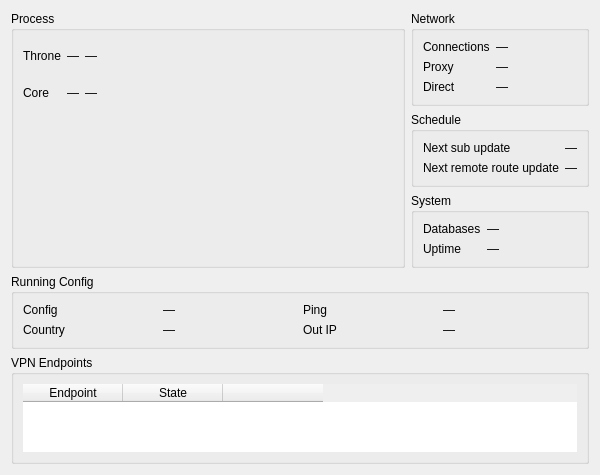
<?xml version="1.0" encoding="UTF-8"?>
<ui version="4.0">
 <class>DialogRuntimeStats</class>
 <widget class="QDialog" name="DialogRuntimeStats">
  <property name="geometry">
   <rect>
    <x>0</x>
    <y>0</y>
    <width>600</width>
    <height>470</height>
   </rect>
  </property>
  <property name="windowTitle">
   <string>Runtime Statistics</string>
  </property>
  <layout class="QGridLayout" name="rootGrid">
   <item row="0" column="0" rowspan="3">
    <widget class="QGroupBox" name="groupProcess">
     <property name="title">
      <string>Process</string>
     </property>
     <layout class="QVBoxLayout" name="processLayout">
      <item>
       <layout class="QGridLayout" name="tableGrid">
        <item row="0" column="0">
         <widget class="QLabel" name="labelThroneName">
          <property name="text">
           <string notr="true">Throne</string>
          </property>
         </widget>
        </item>
        <item row="0" column="1">
         <widget class="QLabel" name="vThroneCpu">
          <property name="text">
           <string notr="true">—</string>
          </property>
          <property name="alignment">
           <set>Qt::AlignmentFlag::AlignRight|Qt::AlignmentFlag::AlignTrailing|Qt::AlignmentFlag::AlignVCenter</set>
          </property>
         </widget>
        </item>
        <item row="0" column="2">
         <widget class="QLabel" name="vThroneRam">
          <property name="text">
           <string notr="true">—</string>
          </property>
          <property name="alignment">
           <set>Qt::AlignmentFlag::AlignRight|Qt::AlignmentFlag::AlignTrailing|Qt::AlignmentFlag::AlignVCenter</set>
          </property>
         </widget>
        </item>
        <item row="1" column="0">
         <widget class="QLabel" name="labelCoreName">
          <property name="text">
           <string>Core</string>
          </property>
         </widget>
        </item>
        <item row="1" column="1">
         <widget class="QLabel" name="vCoreCpu">
          <property name="text">
           <string notr="true">—</string>
          </property>
          <property name="alignment">
           <set>Qt::AlignmentFlag::AlignRight|Qt::AlignmentFlag::AlignTrailing|Qt::AlignmentFlag::AlignVCenter</set>
          </property>
         </widget>
        </item>
        <item row="1" column="2">
         <widget class="QLabel" name="vCoreRam">
          <property name="text">
           <string notr="true">—</string>
          </property>
          <property name="alignment">
           <set>Qt::AlignmentFlag::AlignRight|Qt::AlignmentFlag::AlignTrailing|Qt::AlignmentFlag::AlignVCenter</set>
          </property>
         </widget>
        </item>
        <item row="0" column="3" rowspan="2">
         <spacer name="tableSpacer">
          <property name="orientation">
           <enum>Qt::Orientation::Horizontal</enum>
          </property>
          <property name="sizeHint" stdset="0">
           <size>
            <width>12</width>
            <height>0</height>
           </size>
          </property>
         </spacer>
        </item>
       </layout>
      </item>
      <item>
       <widget class="MiniChartWidget" name="cpuChart" native="true"/>
      </item>
      <item>
       <widget class="MiniChartWidget" name="ramChart" native="true"/>
      </item>
     </layout>
    </widget>
   </item>
   <item row="0" column="1">
    <widget class="QGroupBox" name="groupNetwork">
     <property name="title">
      <string>Network</string>
     </property>
     <layout class="QFormLayout" name="formNetwork">
      <item row="0" column="0">
       <widget class="QLabel" name="labelConns">
        <property name="text">
         <string>Connections</string>
        </property>
       </widget>
      </item>
      <item row="0" column="1">
       <widget class="QLabel" name="vConns">
        <property name="text">
         <string notr="true">—</string>
        </property>
       </widget>
      </item>
      <item row="1" column="0">
       <widget class="QLabel" name="labelSpeedProxy">
        <property name="text">
         <string>Proxy</string>
        </property>
       </widget>
      </item>
      <item row="1" column="1">
       <widget class="QLabel" name="vSpeedProxy">
        <property name="text">
         <string notr="true">—</string>
        </property>
       </widget>
      </item>
      <item row="2" column="0">
       <widget class="QLabel" name="labelSpeedDirect">
        <property name="text">
         <string>Direct</string>
        </property>
       </widget>
      </item>
      <item row="2" column="1">
       <widget class="QLabel" name="vSpeedDirect">
        <property name="text">
         <string notr="true">—</string>
        </property>
       </widget>
      </item>
     </layout>
    </widget>
   </item>
   <item row="1" column="1">
    <widget class="QGroupBox" name="groupSchedule">
     <property name="title">
      <string>Schedule</string>
     </property>
     <layout class="QFormLayout" name="formSchedule">
      <item row="0" column="0">
       <widget class="QLabel" name="labelSubUpdate">
        <property name="text">
         <string>Next sub update</string>
        </property>
       </widget>
      </item>
      <item row="0" column="1">
       <widget class="QLabel" name="vSubUpdate">
        <property name="text">
         <string notr="true">—</string>
        </property>
       </widget>
      </item>
      <item row="1" column="0">
       <widget class="QLabel" name="labelRouteUpdate">
        <property name="text">
         <string>Next remote route update</string>
        </property>
       </widget>
      </item>
      <item row="1" column="1">
       <widget class="QLabel" name="vRouteUpdate">
        <property name="text">
         <string notr="true">—</string>
        </property>
       </widget>
      </item>
     </layout>
    </widget>
   </item>
   <item row="2" column="1">
    <widget class="QGroupBox" name="groupSystem">
     <property name="title">
      <string>System</string>
     </property>
     <layout class="QFormLayout" name="formSystem">
      <item row="0" column="0">
       <widget class="QLabel" name="labelDbSize">
        <property name="text">
         <string>Databases</string>
        </property>
       </widget>
      </item>
      <item row="0" column="1">
       <widget class="QLabel" name="vDbSize">
        <property name="text">
         <string notr="true">—</string>
        </property>
       </widget>
      </item>
      <item row="1" column="0">
       <widget class="QLabel" name="labelUptime">
        <property name="text">
         <string>Uptime</string>
        </property>
       </widget>
      </item>
      <item row="1" column="1">
       <widget class="QLabel" name="vUptime">
        <property name="text">
         <string notr="true">—</string>
        </property>
       </widget>
      </item>
     </layout>
    </widget>
   </item>
   <item row="3" column="0" colspan="2">
    <widget class="QGroupBox" name="groupRunning">
     <property name="title">
      <string>Running Config</string>
     </property>
     <layout class="QGridLayout" name="formRunning">
      <item row="3" column="1">
       <widget class="QLabel" name="vCountry">
        <property name="text">
         <string notr="true">—</string>
        </property>
       </widget>
      </item>
      <item row="3" column="0">
       <widget class="QLabel" name="labelCountry">
        <property name="text">
         <string>Country</string>
        </property>
       </widget>
      </item>
      <item row="2" column="1">
       <widget class="QLabel" name="vCfgName">
        <property name="text">
         <string notr="true">—</string>
        </property>
       </widget>
      </item>
      <item row="2" column="0">
       <widget class="QLabel" name="labelCfgName">
        <property name="text">
         <string>Config</string>
        </property>
       </widget>
      </item>
      <item row="3" column="2">
       <widget class="QLabel" name="labelOutIp">
        <property name="text">
         <string>Out IP</string>
        </property>
       </widget>
      </item>
      <item row="3" column="3">
       <widget class="QLabel" name="vOutIp">
        <property name="text">
         <string notr="true">—</string>
        </property>
        <property name="textInteractionFlags">
         <set>Qt::TextInteractionFlag::TextSelectableByMouse</set>
        </property>
       </widget>
      </item>
      <item row="2" column="3">
       <widget class="QLabel" name="vPing">
        <property name="text">
         <string notr="true">—</string>
        </property>
       </widget>
      </item>
      <item row="2" column="2">
       <widget class="QLabel" name="labelPing">
        <property name="text">
         <string>Ping</string>
        </property>
       </widget>
      </item>
     </layout>
    </widget>
   </item>
   <item row="4" column="0" colspan="2">
    <widget class="QGroupBox" name="groupEndpoints">
     <property name="title">
      <string>VPN Endpoints</string>
     </property>
     <layout class="QVBoxLayout" name="endpointsLayout">
      <property name="spacing">
       <number>4</number>
      </property>
      <item>
       <widget class="QTableWidget" name="endpointsTable">
        <property name="frameShape">
         <enum>QFrame::Shape::NoFrame</enum>
        </property>
        <property name="alternatingRowColors">
         <bool>true</bool>
        </property>
        <property name="showGrid">
         <bool>false</bool>
        </property>
        <property name="wordWrap">
         <bool>false</bool>
        </property>
        <column>
         <property name="text">
          <string>Endpoint</string>
         </property>
        </column>
        <column>
         <property name="text">
          <string>State</string>
         </property>
        </column>
        <column>
         <property name="text">
          <string/>
         </property>
        </column>
       </widget>
      </item>
      <item>
       <layout class="QHBoxLayout" name="endpointsButtons">
       </layout>
      </item>
     </layout>
    </widget>
   </item>
  </layout>
 </widget>
 <customwidgets>
  <customwidget>
   <class>MiniChartWidget</class>
   <extends>QWidget</extends>
   <header>include/ui/stats/MiniChartWidget.h</header>
   <container>1</container>
  </customwidget>
 </customwidgets>
 <resources/>
 <connections/>
</ui>
